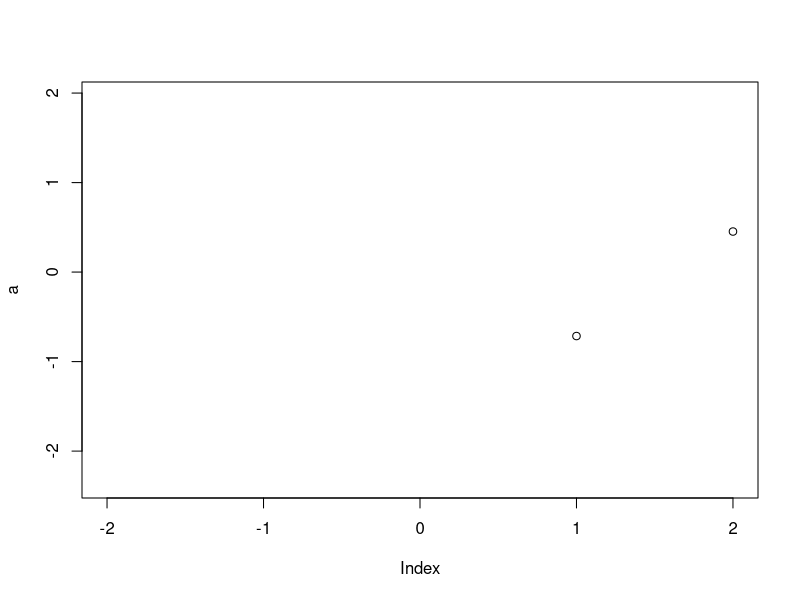

Write R code to recreate this figure.
print("This code is written from RStudio")

print("Glad that it's apperaing on GitHub")

a <- rnorm(100)
plot(a, xlim = c(-2,2))

print("I am back")
